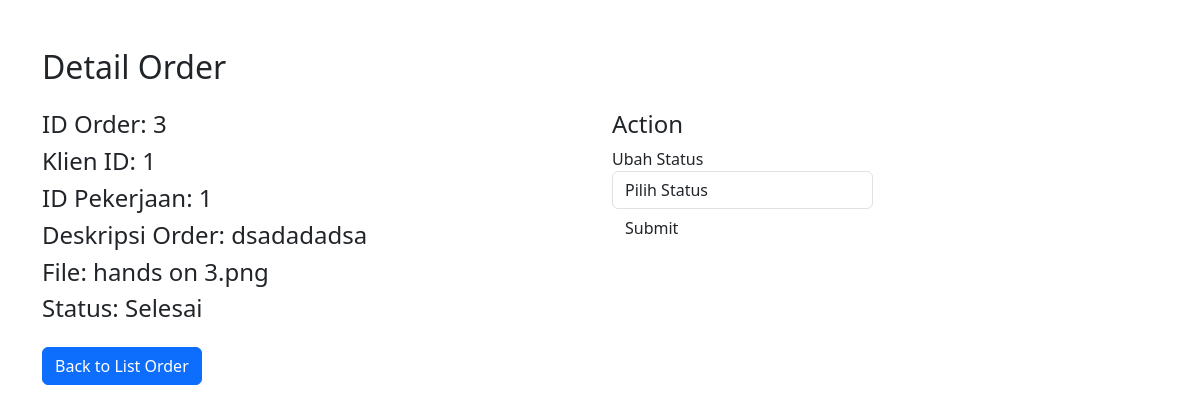
Screenshot of /order_detail_freelance.php?id=3 with the database file from the repository.
### tables this page shows
CREATE TABLE `order_table` (
  `id_order` int(11) NOT NULL,
  `klien_id` int(11) NOT NULL,
  `id_pekerjaan` int(11) DEFAULT NULL,
  `deskripsi_order` varchar(255) DEFAULT NULL,
  `file` varchar(255) NOT NULL,
  `status` enum('Menunggu Pembayaran','Dalam Pengerjaan','Selesai','Gagal') NOT NULL,
  `created_at` date NOT NULL DEFAULT current_timestamp(),
  `file_finish` varchar(255) NOT NULL
);

### order_detail_freelance.php (the view, shortened to what this page needs)
<?php
include 'config.php';
if (isset($_GET['id'])) {
    $orderId = $_GET['id'];
    $query = "SELECT * FROM order_table WHERE id_order = ?";
    $stmt = $conn->prepare($query);
    $stmt->bind_param("i", $orderId);
    $stmt->execute();
    $result = $stmt->get_result();
    if ($result->num_rows > 0) {
        $orderDetail = $result->fetch_assoc();
        ?>
        <!DOCTYPE html>
        <html lang="en">
        <head>
            <link href="https://cdn.jsdelivr.net/npm/bootstrap@5.3.0/dist/css/bootstrap.min.css" rel="stylesheet">
        </head>
        <body>
            <div class="container mt-5">
                <h2 class="mb-4">Detail Order</h2>
                <div class="row">
                    <div class="col-md-6">
                        <h4>ID Order: <?= $orderDetail['id_order'] ?></h4>
                        <h4>Klien ID: <?= $orderDetail['klien_id'] ?></h4>
                        <h4>ID Pekerjaan: <?= $orderDetail['id_pekerjaan'] ?></h4>
                        <h4>Deskripsi Order: <?= $orderDetail['deskripsi_order'] ?></h4>
                        <h4>File: <?= $orderDetail['file'] ?></h4>
                        <h4>Status: <?= $orderDetail['status'] ?></h4>
                    </div>
                    <div class="col-md-3">
                    <h4>Action</h4>
                    <form action="update_status.php" method="POST" enctype="multipart/form-data">
                        <div class="form-group">
                            <label for="statusSelect">Ubah Status</label>
                            <select class="form-control" id="statusSelect" name="status" onchange="toggleTextInput()">
                                <option value="" disabled selected>Pilih Status</option>
                            </select>
                        </div>
                        <button type="submit" class="btn btn-details">Submit</button>
                    </form>
                    </div>
                <div class="mt-3">
                    <a href="freelance_order.php" class="btn btn-primary">Back to List Order</a>
                </div>
            </div>
        </body>
        </html>
        <?php
    } else {
        echo "Order tidak ditemukan.";
    }
} else {
    echo "ID Order tidak valid.";
}
?>

### rows the page displays
order_table: id_order "3", klien "1", id_pekerjaan "1", deskripsi_order "dsadadadsa", file "hands on 3.png", status "Selesai"
